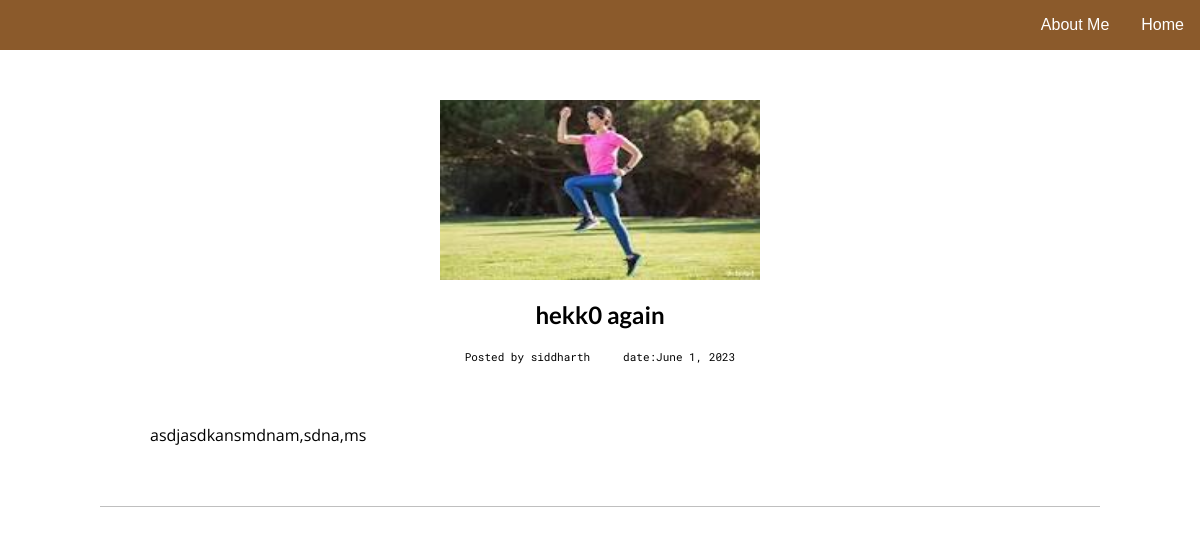
The app's page /post/1/ with its own data.
### blog/models.py (models this page shows, shortened)
class Post1(models.Model):
    title = models.CharField(max_length=200)
    body = models.TextField()
    author=models.CharField(max_length=200)
    date=models.DateField()
    thumbnail=models.CharField(max_length=200)

### blog/views.py (the view)
# urls.py: path('post/<int:pk>/', views.post_detail, name='post_detail'),
def post_detail(request,pk):
    post = get_object_or_404(Post1,pk=pk)
    post.body = markdown.markdown(post.body)
    return render(request, 'blog/post_detail.html', {'post': post})

### blog/templates/blog/post_detail.html (shortened to what this page needs)
{% load static %}
<!DOCTYPE html>
<html lang="en">
<head>
  <link rel="stylesheet" href="{% static 'blog/styles.css' %}">
</head>
<body>
  <header>
    <nav>
        <ul>
      <li><a href="/">Home</a></li>
      <li><a href="/aboutme">About Me</a></li>
      </ul>
    </nav>
  </header>
    <div class="main">
     <div class="blog" >
      <div class="post">
       <div class="content">
        <div class="single">
    <img src="/static/images/{{post.thumbnail}}"/>
    <h2>{{ post.title }}</h2>
    <h5>Posted by {{ post.author }}   &nbsp;&nbsp;&nbsp;
      date:{{post.date}}
    </h5>
  </div>
    <div class="post-content">
        {{ post.body | safe }}
    </div>
    </div>
    </div>
    </div>
    </div>
</body>
</html>

### blog/static/blog/styles.css (style rules this page uses)
* { margin: 0px; padding:0px; }
nav { background-color:#8B5A2B ; height: 50px; width: 100%; }
ul { list-style-type: none; margin: 0; padding: 0; overflow: hidden; }
li { float: right; }
li a { display: block; color: white; text-align: center; padding: 16px; text-decoration: none; font-family: 'helvetica'; }
.main { display:flex; flex-direction: column; justify-content: center; align-items: center; height:100% background-color: #ebe8e5; }
.blog { background-color: white; width:90%; max-width: 1000px; height:100%; }
.blog h2 { margin:20px; font-family: 'Lato'; }
.post { padding:50px; border-bottom: 1px solid rgba(128,128,128,0.5) }
.post p { font-family: 'Open Sans'; margin-bottom: 10px; }
.post img { width:320px; height:180px; }
.content h5 { margin-bottom: 20px; font-family: 'Open Sans', sans-serif; font-family: 'Roboto Mono', monospace; font-size: 11px; font-weight: 400; }
.single { display:flex; flex-direction: column; justify-content: center; align-items: center; }
.post-content { margin-top: 40px; }
.single img { max-width:640px; max-height:420px; }

### records on screen
Post1: thumbnail (picture), title "hekk0 again", author "siddharth", date "June 1, 2023", body "asdjasdkansmdnam,sdna,ms"
